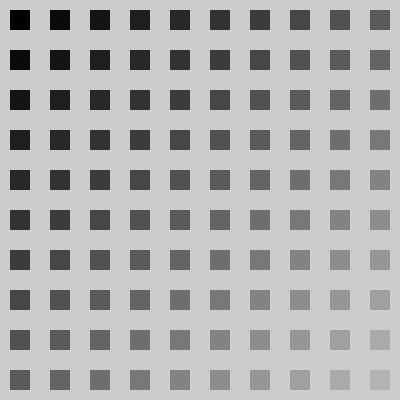
Frame 1 (no input)
Frame 2 (the mouse pressed at the canvas centre, redrawn once): identical to frame 1, image omitted

The Processing sketch that drew this single still picture (run headless with seeded random() and noise(); the mouse was pressed at the canvas centre and the sketch redrawn once):

// Processing sketch: processing_147050
// ── processing_147050.pde

void setup(){
 size(400,400);
 //background(40,220,150);
 noStroke();
 noLoop();
}

void draw(){
 for(int i = 0; i < width ; i = i + 40){
   for(int j = 0 ; j < height ; j = j + 40){
     fill(i/4+j/4);
     rect(i+10,j+10,20,20);
   }
 }
 
  
}
